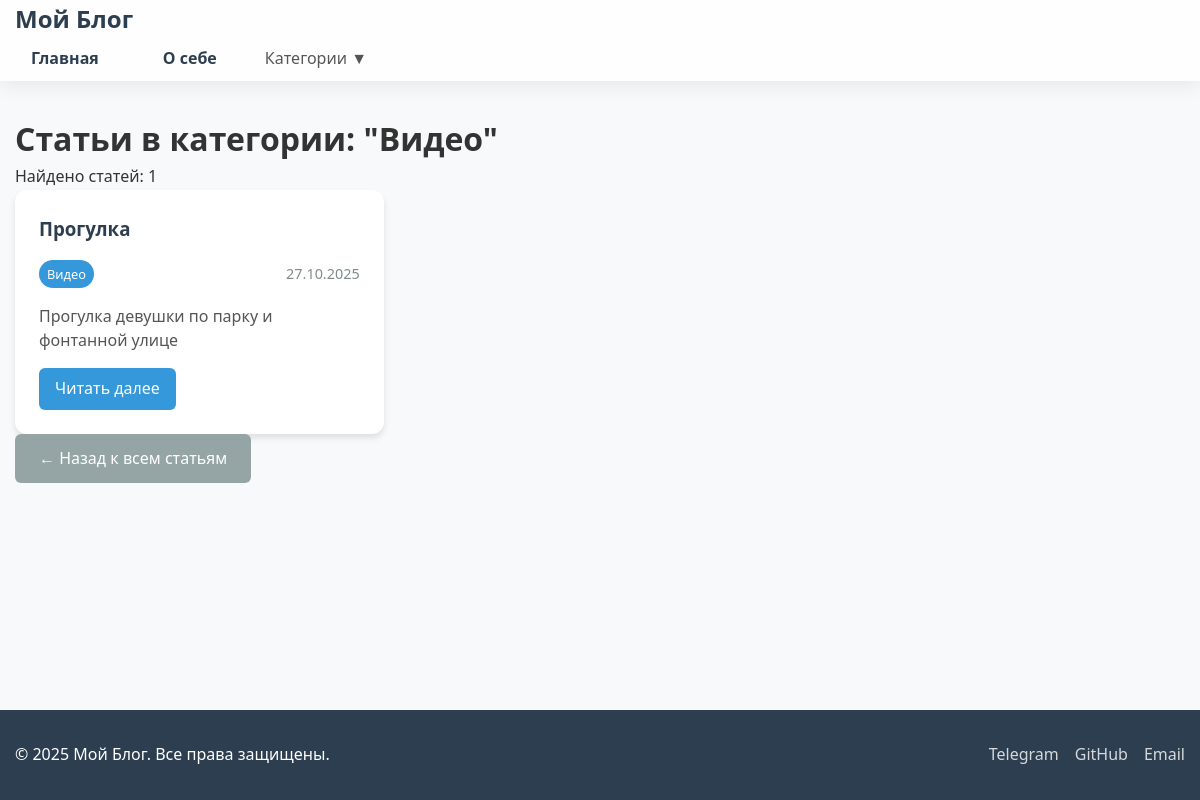
/category/Video/, run on the app's committed database.
### blog/models.py (models this page shows, shortened)
class Category(models.Model):  # ← СНАЧАЛА определяем Category
    name = models.CharField(max_length=100, verbose_name='Название')
    slug = models.SlugField(unique=True, verbose_name='URL')
    class Meta:
        verbose_name = 'Категория'
        verbose_name_plural = 'Категории'

class Post(models.Model):
    title = models.CharField(max_length=200, verbose_name='Заголовок')
    content = models.TextField(verbose_name='Содержание')
    create_date = models.DateTimeField(default=timezone.now, verbose_name='Дата создания')
    published_date = models.DateTimeField(blank=True, null=True, verbose_name='Дата публикации')
    is_published = models.BooleanField(default=False, verbose_name='Опубликовано')
    category = models.ForeignKey(Category, on_delete=models.SET_NULL, related_name='posts', verbose_name='Категория', null=True, blank=True)
    image = models.ImageField(upload_to='posts/images/', blank=True, null=True, verbose_name='Главное изображение')
    video = models.FileField(upload_to='posts/videos/', blank=True, null=True, verbose_name='Видео')
    video_poster = models.ImageField(upload_to='posts/video_posters/', blank=True, null=True, verbose_name='Превью видео')
    class Meta:
        verbose_name = 'Статья'
        verbose_name_plural = 'Статьи'

### blog/views.py (the view)
# urls.py: path('category/<slug:slug>/', views.category_posts, name='category_posts'),
def category_posts(request, slug):
    category = Category.objects.get(slug=slug)
    posts = Post.objects.filter(category=category, is_published=True).order_by('-create_date')
    categories = Category.objects.all()
    return render(request, 'blog/category_posts.html', {
        'category': category,
        'posts': posts,
        'categories': categories
    })

### blog/templates/blog/category_posts.html (shortened to what this page needs)
{% extends 'blog/base.html' %}
{% load static %}
{% block content %}
<div class="category-header">
    <h1>Статьи в категории: "{{ category.name }}"</h1>
    <p class="category-info">Найдено статей: {{ posts.count }}</p>
</div>
{% if posts %}
    <div class="posts-grid">
        {% for post in posts %}
            <article class="post-card">
                <div class="post-content">
                    <h3><a href="{% url 'post_detail' pk=post.pk %}">{{ post.title }}</a></h3>
                    <div class="post-meta">
                        <span class="category">{{ post.category.name|default:"Без категории" }}</span>
                        <span class="date">{{ post.create_date|date:"d.m.Y" }}</span>
                    </div>
                    <p class="post-excerpt">{{ post.content|truncatewords:20 }}</p>
                    <a href="{% url 'post_detail' pk=post.pk %}" class="read-more">Читать далее</a>
                </div>
            </article>
        {% endfor %}
    </div>
{% else %}
    <p class="no-posts">В этой категории пока нет статей.</p>
{% endif %}
<div class="navigation">
    <a href="/" class="back-link">← Назад к всем статьям</a>
</div>
{% endblock %}

### blog/static/blog/css/style.css (style rules this page uses)
html, body { height: 100%; }
* { margin: 0; padding: 0; box-sizing: border-box; }
body { font-family: 'Segoe UI', Tahoma, Geneva, Verdana, sans-serif; line-height: 1.6; color: #333; background-color: #f8f9fa; }
.posts-grid { display: grid; grid-template-columns: repeat(auto-fill, minmax(350px, 1fr)); gap: 2rem; }
.post-card { background: white; border-radius: 12px; overflow: hidden; box-shadow: 0 4px 6px rgba(0,0,0,0.1); transition: transform 0.3s, box-shadow 0.3s; }
.post-content { padding: 1.5rem; }
.post-content h3 { margin-bottom: 1rem; }
.post-content h3 a { color: #2c3e50; text-decoration: none; transition: color 0.3s; }
.post-meta { display: flex; justify-content: space-between; align-items: center; margin-bottom: 1rem; font-size: 0.9rem; }
.post-meta .category { background: #3498db; color: white; padding: 0.25rem 0.5rem; border-radius: 15px; font-size: 0.8rem; }
.post-meta .date { color: #7f8c8d; }
.post-excerpt { color: #555; margin-bottom: 1rem; line-height: 1.5; }
.read-more { display: inline-block; background: #3498db; color: white; padding: 8px 16px; text-decoration: none; border-radius: 6px; font-weight: 500; transition: background 0.3s; }
.back-link { display: inline-block; background: #95a5a6; color: white; padding: 12px 24px; text-decoration: none; border-radius: 6px; font-weight: 500; transition: background 0.3s; }

### data on the page
Category: name "Видео"
Post: title "Прогулка", category.name "Видео", create_date "27.10.2025", content "Прогулка девушки по парку и фонтанной улице"

### other printed values
{{ posts.count }} "1"
